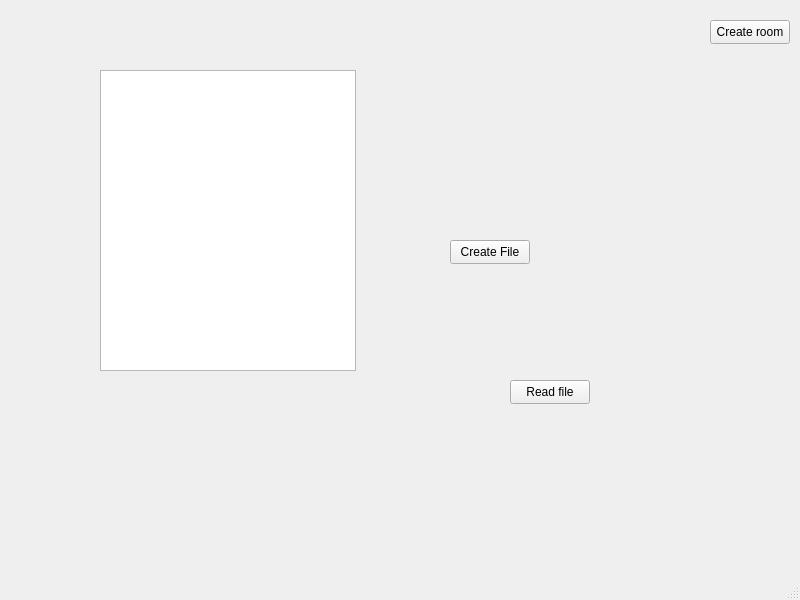
<?xml version="1.0" encoding="UTF-8"?>
<ui version="4.0">
 <class>MainWindow</class>
 <widget class="QMainWindow" name="MainWindow">
  <property name="geometry">
   <rect>
    <x>0</x>
    <y>0</y>
    <width>800</width>
    <height>600</height>
   </rect>
  </property>
  <property name="windowTitle">
   <string>MainWindow</string>
  </property>
  <widget class="QWidget" name="centralwidget">
   <widget class="QPushButton" name="pushButton">
    <property name="geometry">
     <rect>
      <x>710</x>
      <y>20</y>
      <width>80</width>
      <height>24</height>
     </rect>
    </property>
    <property name="text">
     <string>Create room</string>
    </property>
   </widget>
   <widget class="QListView" name="roomLV">
    <property name="geometry">
     <rect>
      <x>100</x>
      <y>70</y>
      <width>256</width>
      <height>301</height>
     </rect>
    </property>
   </widget>
   <widget class="QPushButton" name="pushButton_2">
    <property name="geometry">
     <rect>
      <x>450</x>
      <y>240</y>
      <width>80</width>
      <height>24</height>
     </rect>
    </property>
    <property name="text">
     <string>Create File</string>
    </property>
   </widget>
   <widget class="QPushButton" name="pushButton_3">
    <property name="geometry">
     <rect>
      <x>510</x>
      <y>380</y>
      <width>80</width>
      <height>24</height>
     </rect>
    </property>
    <property name="text">
     <string>Read file</string>
    </property>
   </widget>
  </widget>
  <widget class="QMenuBar" name="menubar">
   <property name="geometry">
    <rect>
     <x>0</x>
     <y>0</y>
     <width>800</width>
     <height>21</height>
    </rect>
   </property>
  </widget>
  <widget class="QStatusBar" name="statusbar"/>
 </widget>
 <resources/>
 <connections/>
</ui>
